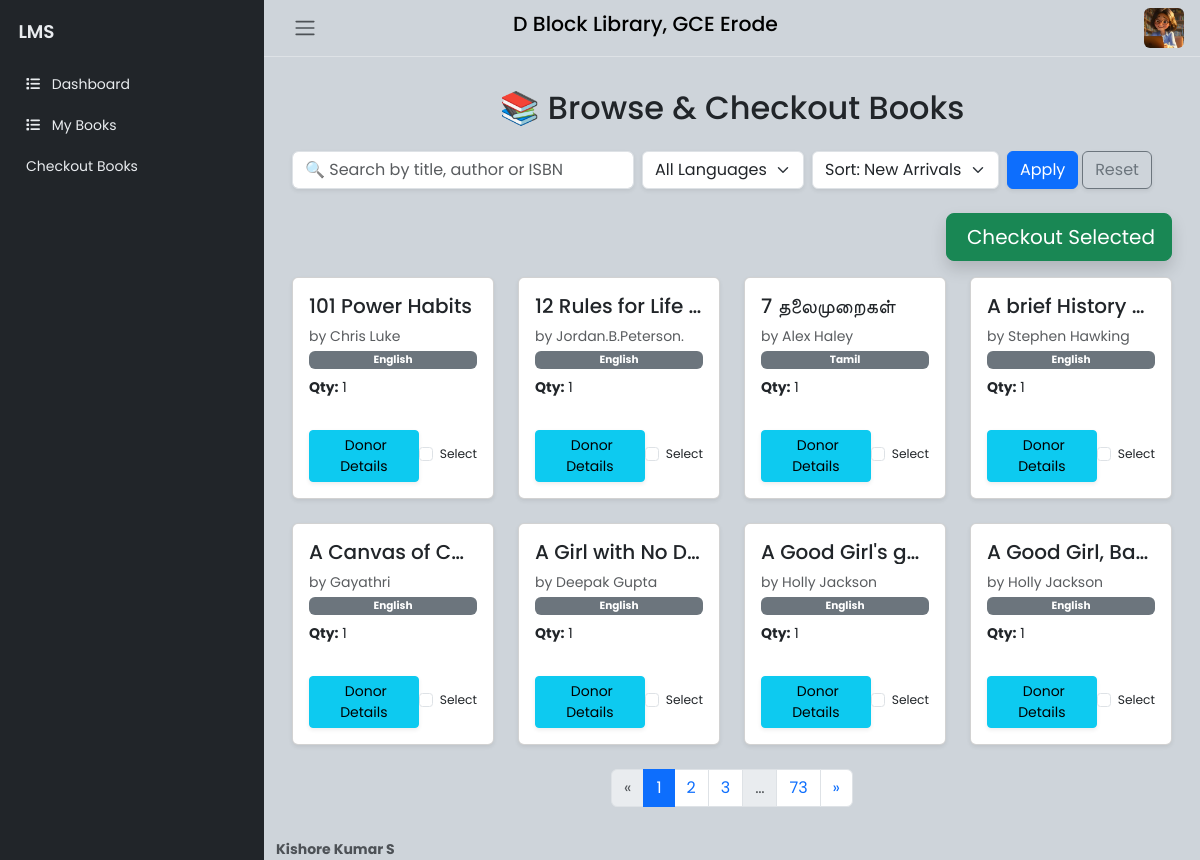
The app's page /stu/checkoutbooks (signed in) with its own data.
### website/models.py (models this page shows, shortened)
class Book(db.Model):
    __tablename__ = 'book'
    id = Column(Integer, primary_key=True)
    student_id = Column(Integer, ForeignKey('user.id'), nullable=True)
    title = Column(String(150), nullable=False)
    author = Column(String(150), nullable=False)
    isbn = Column(String(20), nullable=True)
    published_date = Column(DateTime, nullable=True)
    quantity = Column(Integer, default=0, nullable=False)
    language = Column(String(20), nullable=False)
    date_of_donation = Column(DateTime, nullable=False)
    donor_id = Column(Integer, ForeignKey('donor.id'), nullable=True)
    added_at = db.Column(db.DateTime, default=datetime.utcnow, nullable=False)
    student = relationship('User', back_populates='books')
    borrowed_by = relationship('BorrowedBook', back_populates='book')
    donor = relationship('Donor', back_populates='books')

### website/stu.py (the view, shortened to what this page needs)
@stu.route('/checkoutbooks', methods=['GET', 'POST'])
@login_required
def CheckoutBooks():
    search_query = request.args.get('search', '')
    lang_filter  = request.args.get('language', '')
    sort_option  = request.args.get('sort', 'newest')
    page         = request.args.get('page', 1, type=int)
    q = Book.query
    if search_query:
        term = f"%{search_query}%"
        q = q.filter(or_(Book.title.ilike(term),
                         Book.author.ilike(term),
                         Book.isbn.ilike(term)))
    if lang_filter:
        q = q.filter(Book.language == lang_filter)
    if sort_option == 'newest':
        q = q.order_by(desc(Book.date_of_donation))
    elif sort_option == 'oldest':
        q = q.order_by(Book.date_of_donation)
    elif sort_option == 'a_z':
        q = q.order_by(Book.title.asc())
    elif sort_option == 'z_a':
        q = q.order_by(Book.title.desc())
    elif sort_option == 'popular':
        q = q.outerjoin(BorrowedBook).group_by(Book.id).order_by(func.count(BorrowedBook.id).desc())
    else:
        q = q.order_by(desc(Book.added_at))
    books = q.paginate(page=page, per_page=8, error_out=False)
    for book in books.items:
        if book.donor:
            donated = [
                {"title": b.title, "date": b.date_of_donation.strftime("%d %b %Y")}
                for b in book.donor.books
            ]
            book.donor_data = {
                "name": book.donor.name,
                "dept": book.donor.department,
                "yog": book.donor.year_of_graduation,
                "donated": donated
            }
        else:
            book.donor_data = {"name": "N/A", "dept": "", "yog": "", "donated": []}
    unique_languages = [l[0] for l in db.session.query(Book.language.distinct()).all()]
    sort_options = [
        ('newest',  'New Arrivals'),
        ('popular', 'Popular'),
        ('oldest',  'Oldest'),
        ('a_z',     'A → Z'),
        ('z_a',     'Z → A'),
    ]
    return render_template(
        'CheckoutBooks.html',
        books=books,
        search_query=search_query,
        lang_filter=lang_filter,
        sort_option=sort_option,
        unique_languages=unique_languages,
        sort_options=sort_options
    )

### website/templates/CheckoutBooks.html (shortened to what this page needs)
{% extends "StudentHome.html" %}
{% block stucontent %}
<div class="container my-4" id="unifiedBooksContent">
  <h2 class="mb-4 text-center">📚 Browse & Checkout Books</h2>
  <form method="GET" class="row row-cols-lg-auto g-2 align-items-center mb-4">
    <div class="col-12">
      <input type="text" name="search" class="form-control shadow-sm"
             placeholder="🔍 Search by title, author or ISBN" value="{{ search_query }}">
    </div>
    <div class="col-6 col-md-3">
      <select name="language" class="form-select shadow-sm">
        <option value="">All Languages</option>
      </select>
    </div>
    <div class="col-6 col-md-3">
      <select name="sort" class="form-select shadow-sm">
        {% for key,label in sort_options %}
          <option value="{{ key }}" {% if key==sort_option %}selected{% endif %}>Sort: {{ label }}</option>
        {% endfor %}
      </select>
    </div>
    <div class="col-12 col-md-auto">
      <button type="submit" class="btn btn-primary shadow-sm">Apply</button>
      <a href="{{ url_for('stu.CheckoutBooks') }}" class="btn btn-outline-secondary shadow-sm">Reset</a>
    </div>
  </form>
  <div class="d-flex justify-content-end mb-3">
    <button class="btn btn-success btn-lg shadow" onclick="prepareCheckout()">
       Checkout Selected
    </button>
  </div>
  <form id="bookListForm" method="POST" action="{{ url_for('stu.CheckoutBooks') }}">
    <div class="row row-cols-1 row-cols-sm-2 row-cols-md-3 row-cols-lg-4 g-4">
      {% for book in books.items %}
      <div class="col">
        <div class="card h-100 book-card shadow-sm position-relative">
          <div class="card-body d-flex flex-column">
            <h5 class="card-title title-ellipsis" title="{{ book.title }}">
              {{ book.title }}
            </h5>
            <p class="card-text mb-1 text-muted">by {{ book.author }}</p>
            <span class="badge bg-secondary mb-2">{{ book.language }}</span>
            <p class="card-text mb-2"><strong>Qty:</strong> {{ book.quantity }}</p>
            <div class="mt-auto d-flex justify-content-between align-items-center">
              <button type="button"
                      class="btn btn-info btn-sm shadow-sm"
                      data-bs-toggle="modal"
                      data-bs-target="#donorModal"
                      data-donor='{{ book.donor_data | tojson | safe }}'>
                 Donor Details
              </button>
              <div class="form-check">
                <input class="form-check-input" type="checkbox"
                       name="book_ids" value="{{ book.id }}"
                       id="chk{{ book.id }}"
                       {% if book.quantity==0 %}disabled{% endif %}>
                <label class="form-check-label small" for="chk{{ book.id }}">
                  {% if book.quantity==0 %}
                    <span class="text-danger">Unavailable</span>
                  {% else %}
                    Select
                  {% endif %}
                </label>
              </div>
            </div>
          </div>
        </div>
      </div>
      {% endfor %}
    </div>
  </form>
  <nav aria-label="Page navigation" class="mt-4">
    <ul class="pagination justify-content-center">
      {% if books.has_prev %}
      <li class="page-item">
        <a class="page-link" href="{{ url_for('stu.CheckoutBooks', page=books.prev_num, search=search_query, language=lang_filter, sort=sort_option) }}"
           aria-label="Previous" onclick="handleNav()">&laquo;</a>
      </li>
      {% else %}
      <li class="page-item disabled"><span class="page-link">&laquo;</span></li>
      {% endif %}
      {% for p in books.iter_pages(left_edge=1, right_edge=1, left_current=2, right_current=2) %}
        {% if p %}
        <li class="page-item {% if p==books.page %}active{% endif %}">
          <a class="page-link" href="{{ url_for('stu.CheckoutBooks', page=p, search=search_query, language=lang_filter, sort=sort_option) }}"
             onclick="handleNav()">{{ p }}</a>
        </li>
        {% else %}
        <li class="page-item disabled"><span class="page-link">…</span></li>
        {% endif %}
      {% endfor %}
      {% if books.has_next %}
      <li class="page-item">
        <a class="page-link" href="{{ url_for('stu.CheckoutBooks', page=books.next_num, search=search_query, language=lang_filter, sort=sort_option) }}"
           aria-label="Next" onclick="handleNav()">&raquo;</a>
      </li>
      {% else %}
      <li class="page-item disabled"><span class="page-link">&raquo;</span></li>
      {% endif %}
    </ul>
  </nav>
</div>
{% endblock %}

### website/static/css/BaseFormat.css (style rules this page uses)
body { font-family: 'Poppins', sans-serif; font-size: 0.875rem; opacity: 1; overflow-y: scroll; margin: 0; }
a { cursor: pointer; text-decoration: none; font-family: 'Poppins', sans-serif; }
li { list-style: none; }
.card { box-shadow: 0 0 .875rem 0 rgba(34, 46, 60, .05); margin-bottom: 24px; }

### website/templates/CheckoutBooks.html (style rules this page uses)
.book-card { opacity: 0; transform: translateY(10px); transition: opacity .5s ease, transform .5s ease; }
.book-card.loaded { opacity: 1; transform: translateY(0); }
.title-ellipsis { white-space: nowrap; overflow: hidden; text-overflow: ellipsis; display: block; }

### records on screen
Book: title "101 Power Habits", author "Chris Luke", language "English", quantity "1", shows "Select"
Book: title "12 Rules for Life…", author "Jordan.B.Peterson.", language "English", quantity "1", shows "Select"
Book: title "7 தலைமுறைகள்", author "Alex Haley", language "Tamil", quantity "1", shows "Select"
Book: title "A brief History…", author "Stephen Hawking", language "English", quantity "1", shows "Select"
Book: title "A Canvas of C…", author "Gayathri", language "English", quantity "1", shows "Select"
Book: title "A Girl with No D…", author "Deepak Gupta", language "English", quantity "1", shows "Select"
Book: title "A Good Girl's g…", author "Holly Jackson", language "English", quantity "1", shows "Select"
Book: title "A Good Girl, Ba…", author "Holly Jackson", language "English", quantity "1", shows "Select"

### other values on screen
{{ p }} "1" "2" "3" "73"
